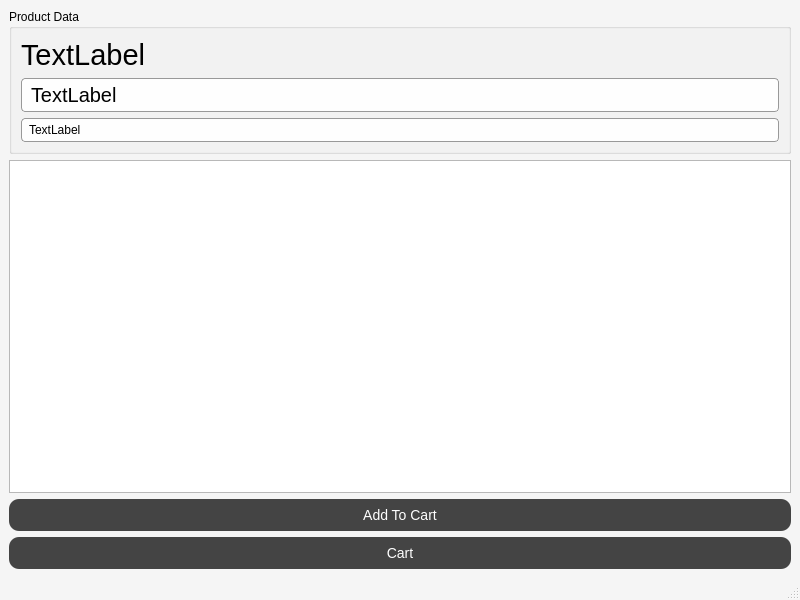
<?xml version="1.0" encoding="UTF-8"?>
<ui version="4.0">
 <class>MainWindow</class>
 <widget class="QMainWindow" name="MainWindow">
  <property name="geometry">
   <rect>
    <x>0</x>
    <y>0</y>
    <width>800</width>
    <height>600</height>
   </rect>
  </property>
  <property name="windowTitle">
   <string>MainWindow</string>
  </property>
  <property name="styleSheet">
   <string notr="true">QMainWindow {
    background-color: #f5f5f5;
}</string>
  </property>
  <widget class="QWidget" name="centralwidget">
   <layout class="QVBoxLayout" name="verticalLayout_2">
    <item>
     <widget class="QGroupBox" name="groupBox">
      <property name="title">
       <string>Product Data</string>
      </property>
      <layout class="QVBoxLayout" name="verticalLayout">
       <item>
        <widget class="QLabel" name="productName">
         <property name="font">
          <font>
           <pointsize>22</pointsize>
          </font>
         </property>
         <property name="text">
          <string>TextLabel</string>
         </property>
        </widget>
       </item>
       <item>
        <widget class="QLabel" name="productDescription">
         <property name="sizePolicy">
          <sizepolicy hsizetype="Expanding" vsizetype="Preferred">
           <horstretch>0</horstretch>
           <verstretch>0</verstretch>
          </sizepolicy>
         </property>
         <property name="font">
          <font>
           <pointsize>15</pointsize>
          </font>
         </property>
         <property name="styleSheet">
          <string notr="true">border: 1px solid #999;
border-radius: 4px;
padding: 4px;
background-color: #fefefe;</string>
         </property>
         <property name="text">
          <string>TextLabel</string>
         </property>
         <property name="wordWrap">
          <bool>false</bool>
         </property>
        </widget>
       </item>
       <item>
        <widget class="QLabel" name="productPrice">
         <property name="styleSheet">
          <string notr="true">border: 1px solid #999;
border-radius: 4px;
padding: 4px;
background-color: #fefefe;</string>
         </property>
         <property name="text">
          <string>TextLabel</string>
         </property>
        </widget>
       </item>
      </layout>
     </widget>
    </item>
    <item>
     <widget class="QListWidget" name="productList"/>
    </item>
    <item>
     <widget class="QPushButton" name="addtoCart">
      <property name="styleSheet">
       <string notr="true">QPushButton {
    background-color: #444;         /* Default color (dark gray) */
    color: white;
    font-size: 14px;
    padding: 8px 16px;
    border: none;
    border-radius: 10px;            /* Rounded corners */
}

QPushButton:hover {
    background-color: cyan;         /* Cyan on hover */
    color: black;                   /* Optional: change text color on hover */
}

QPushButton:pressed {
    background-color: #00aaaa;      /* Slightly darker cyan when clicked */
}</string>
      </property>
      <property name="text">
       <string>Add To Cart</string>
      </property>
     </widget>
    </item>
    <item>
     <widget class="QPushButton" name="gotoCart">
      <property name="styleSheet">
       <string notr="true">QPushButton {
    background-color: #444;         /* Default color (dark gray) */
    color: white;
    font-size: 14px;
    padding: 8px 16px;
    border: none;
    border-radius: 10px;            /* Rounded corners */
}

QPushButton:hover {
    background-color: cyan;         /* Cyan on hover */
    color: black;                   /* Optional: change text color on hover */
}

QPushButton:pressed {
    background-color: #00aaaa;      /* Slightly darker cyan when clicked */
}</string>
      </property>
      <property name="text">
       <string>Cart</string>
      </property>
     </widget>
    </item>
   </layout>
  </widget>
  <widget class="QMenuBar" name="menubar">
   <property name="geometry">
    <rect>
     <x>0</x>
     <y>0</y>
     <width>800</width>
     <height>22</height>
    </rect>
   </property>
  </widget>
  <widget class="QStatusBar" name="statusbar"/>
 </widget>
 <resources/>
 <connections/>
</ui>
